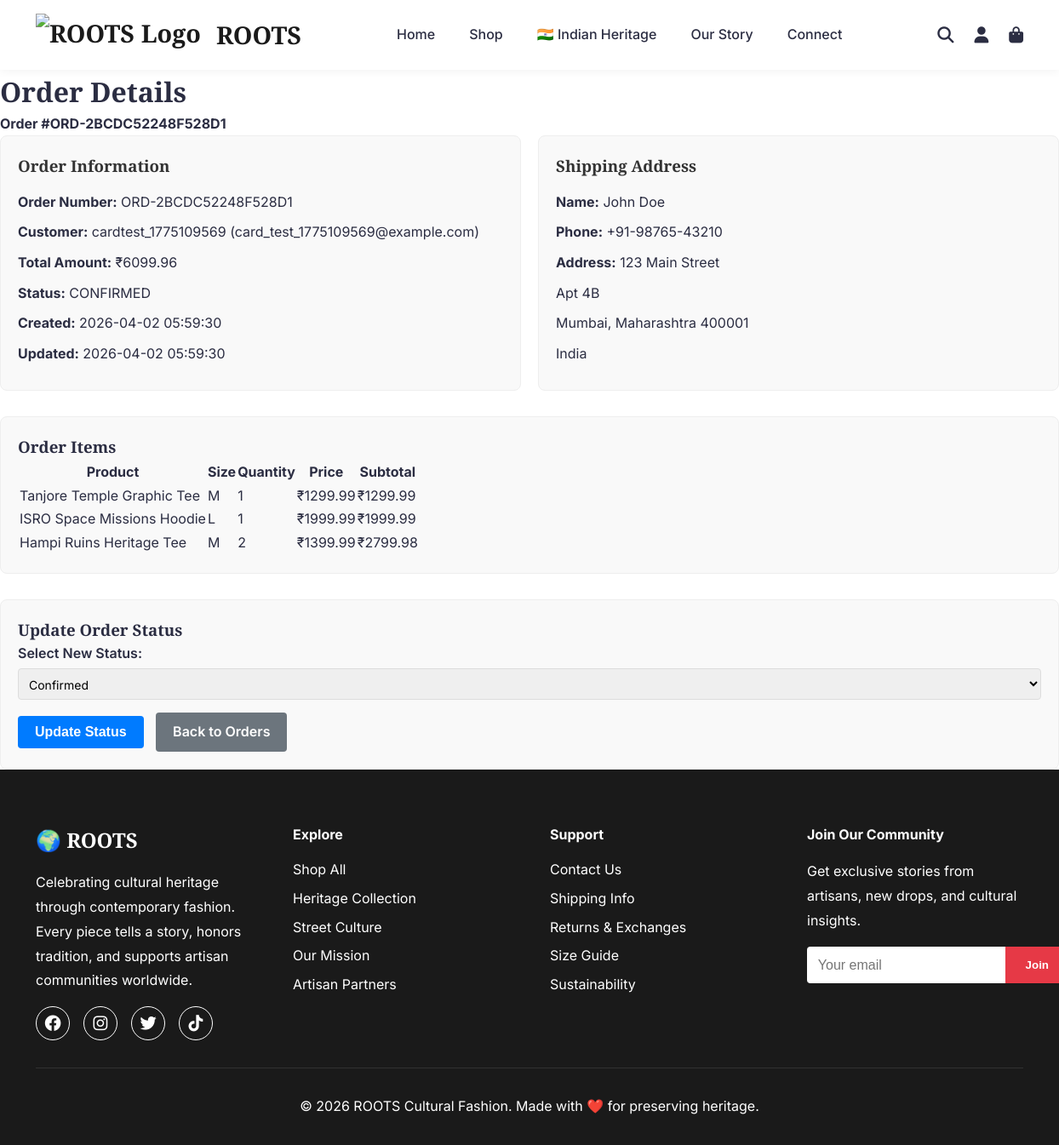
Page /admin/orders/9 (signed in) on the committed database.
### models/__init__.py (models this page shows, shortened)
class Order(db.Model):
    __tablename__ = 'orders'
    id = db.Column(db.Integer, primary_key=True)
    order_number = db.Column(db.String(50), unique=True, nullable=False, index=True)
    user_id = db.Column(db.Integer, db.ForeignKey('users.id'), nullable=False)
    status = db.Column(db.String(20), default='pending')
    subtotal_amount = db.Column(db.Float, nullable=False, default=0)
    discount_amount = db.Column(db.Float, default=0)
    coupon_code = db.Column(db.String(50))
    total_amount = db.Column(db.Float, nullable=False)
    shipping_address_id = db.Column(db.Integer, db.ForeignKey('addresses.id'))
    shipping_address = db.relationship('Address', foreign_keys=[shipping_address_id])
    created_at = db.Column(db.DateTime, default=lambda: datetime.now(timezone.utc))
    updated_at = db.Column(db.DateTime, default=lambda: datetime.now(timezone.utc),
                          onupdate=lambda: datetime.now(timezone.utc))
    items = db.relationship('OrderItem', backref='order', lazy='dynamic')

class User(db.Model):
    __tablename__ = 'users'
    id = db.Column(db.Integer, primary_key=True)
    email = db.Column(db.String(120), unique=True, nullable=False, index=True)
    username = db.Column(db.String(80), unique=True, nullable=False, index=True)
    password_hash = db.Column(db.String(255), nullable=False)
    first_name = db.Column(db.String(50))
    last_name = db.Column(db.String(50))
    phone = db.Column(db.String(20))
    is_active = db.Column(db.Boolean, default=True)
    is_verified = db.Column(db.Boolean, default=False)
    created_at = db.Column(db.DateTime, default=lambda: datetime.now(timezone.utc))
    updated_at = db.Column(db.DateTime, default=lambda: datetime.now(timezone.utc),
                          onupdate=lambda: datetime.now(timezone.utc))
    last_login = db.Column(db.DateTime)
    orders = db.relationship('Order', backref='user', lazy='dynamic')
    addresses = db.relationship('Address', backref='user', lazy='dynamic')

class Address(db.Model):
    __tablename__ = 'addresses'
    id = db.Column(db.Integer, primary_key=True)
    user_id = db.Column(db.Integer, db.ForeignKey('users.id'), nullable=False)
    full_name = db.Column(db.String(100), nullable=False)
    phone = db.Column(db.String(20), nullable=False)
    address_line1 = db.Column(db.String(200), nullable=False)
    address_line2 = db.Column(db.String(200))
    city = db.Column(db.String(100), nullable=False)
    state = db.Column(db.String(100), nullable=False)
    postal_code = db.Column(db.String(20), nullable=False)
    country = db.Column(db.String(100), nullable=False, default='India')
    is_default = db.Column(db.Boolean, default=False)
    created_at = db.Column(db.DateTime, default=lambda: datetime.now(timezone.utc))

class OrderItem(db.Model):
    __tablename__ = 'order_items'
    id = db.Column(db.Integer, primary_key=True)
    order_id = db.Column(db.Integer, db.ForeignKey('orders.id'), nullable=False)
    product_id = db.Column(db.Integer, nullable=False)
    product_name = db.Column(db.String(200), nullable=False)
    quantity = db.Column(db.Integer, nullable=False, default=1)
    price = db.Column(db.Float, nullable=False)
    size = db.Column(db.String(10))

### controllers/admin_controller.py (the view)
@admin_bp.route('/orders/<int:order_id>')
@admin_required
def order_detail(order_id):
    order = OrderRepository.find_by_id(order_id)
    if not order:
        flash('Order not found', 'danger')
        return redirect(url_for('admin.orders'))
    return render_template('admin/order_detail.html', order=order)

### app.py (called while the page is built)
@app.after_request
def add_cache_headers(response):
    if request.path.startswith('/static/'):
        response.cache_control.max_age = 2592000
        response.cache_control.public = True
    elif request.endpoint in ['home', 'shop', 'about', 'contact', 'indian_heritage', 'design_gallery']:
        response.cache_control.max_age = 3600
        response.cache_control.public = True
    return response

@app.before_request
def redirect_to_custom_domain():
    if env == 'production':
        if 'indian-heritage-fashion.onrender.com' in request.url:
            new_url = request.url.replace('indian-heritage-fashion.onrender.com', 'www.rootsfashion.in')
            return redirect(new_url, code=301)

@app.context_processor
def inject_now():
    return {'now': datetime.now(timezone.utc)}

@app.context_processor
def inject_user():
    try:
        user_info = {
            'is_authenticated': 'user_id' in session,
            'is_admin': 'admin_id' in session,
            'username': session.get('username') or session.get('admin_username'),
            'user_id': session.get('user_id'),
            'admin_id': session.get('admin_id')
        }
    except RuntimeError:
        user_info = {
            'is_authenticated': False,
            'is_admin': False,
            'username': None,
            'user_id': None,
            'admin_id': None
        }
    return {'current_user': user_info}

### repositories/__init__.py (called while the page is built)
    @staticmethod
    def find_by_id(order_id: int) -> Optional[Order]:
        return Order.query.get(order_id)

### templates/admin/order_detail.html (shortened to what this page needs)
{% extends "base.html" %}
{% block content %}
<div class="admin-container">
    <div class="admin-header">
        <h1>Order Details</h1>
        <p><strong>Order #{{ order.order_number }}</strong></p>
    </div>
    <div class="order-details-grid">
        <div class="detail-section">
            <h3>Order Information</h3>
            <p><strong>Order Number:</strong> {{ order.order_number }}</p>
            <p><strong>Customer:</strong> {{ order.user.username }} ({{ order.user.email }})</p>
            <p><strong>Total Amount:</strong> ₹{{ "%.2f"|format(order.total_amount) }}</p>
            <p><strong>Status:</strong> <span class="badge badge-{{ order.status }}">{{ order.status.upper() }}</span></p>
            <p><strong>Created:</strong> {{ order.created_at.strftime('%Y-%m-%d %H:%M:%S') }}</p>
            <p><strong>Updated:</strong> {{ order.updated_at.strftime('%Y-%m-%d %H:%M:%S') }}</p>
        </div>
        <div class="detail-section">
            <h3>Shipping Address</h3>
            {% if order.shipping_address %}
                <p><strong>Name:</strong> {{ order.shipping_address.full_name }}</p>
                <p><strong>Phone:</strong> {{ order.shipping_address.phone }}</p>
                <p><strong>Address:</strong> {{ order.shipping_address.address_line1 }}</p>
                {% if order.shipping_address.address_line2 %}
                    <p>{{ order.shipping_address.address_line2 }}</p>
                {% endif %}
                <p>{{ order.shipping_address.city }}, {{ order.shipping_address.state }} {{ order.shipping_address.postal_code }}</p>
                <p>{{ order.shipping_address.country }}</p>
            {% else %}
                <p>No shipping address found</p>
            {% endif %}
        </div>
    </div>
    <div class="order-items-section">
        <h3>Order Items</h3>
        <table class="admin-table">
            <thead>
                <tr>
                    <th>Product</th>
                    <th>Size</th>
                    <th>Quantity</th>
                    <th>Price</th>
                    <th>Subtotal</th>
                </tr>
            </thead>
            <tbody>
                {% for item in order.items %}
                    <tr>
                        <td>{{ item.product_name }}</td>
                        <td>{{ item.size }}</td>
                        <td>{{ item.quantity }}</td>
                        <td>₹{{ "%.2f"|format(item.price) }}</td>
                        <td>₹{{ "%.2f"|format(item.price * item.quantity) }}</td>
                    </tr>
                {% endfor %}
            </tbody>
        </table>
    </div>
    <div class="status-update-section">
        <h3>Update Order Status</h3>
        <form method="POST" action="{{ url_for('admin.update_order_status', order_id=order.id) }}">
            <div class="form-group">
                <label for="status">Select New Status:</label>
                <select id="status" name="status" required>
                    <option value="confirmed" {% if order.status == 'confirmed' %}selected{% endif %}>Confirmed</option>
                </select>
            </div>
            <button type="submit" class="btn btn-primary">Update Status</button>
            <a href="{{ url_for('admin.orders') }}" class="btn btn-secondary">Back to Orders</a>
        </form>
    </div>
</div>
{% endblock %}

### static/css/style.css (style rules this page uses)
* { margin: 0; padding: 0; box-sizing: border-box; }
:root { --primary-color: #1a1a1a; --secondary-color: #e63946; --accent-color: #f4a261; --text-color: #2b2d42; --light-bg: #fefae0; --white: #ffffff; --gray: #8d99ae; --border-color: #edf2f4; }
body { font-family: 'Inter', 'Segoe UI', sans-serif; line-height: 1.6; color: var(--text-color); }
h1, h2, h3 { font-family: 'Playfair Display', serif; }
.btn { display: inline-block; padding: 1rem 2.5rem; text-decoration: none; border: none; cursor: pointer; font-size: 1rem; transition: all 0.3s; font-weight: 600; border-radius: 4px; }
.btn-primary { background: var(--secondary-color); color: var(--white); }
.btn-secondary { background: var(--white); color: var(--primary-color); border: 2px solid var(--primary-color); }
.form-group { display: flex; flex-direction: column; }
.form-group label { margin-bottom: 0.5rem; font-weight: 600; }
.form-group input, .form-group textarea, .form-group select { padding: 0.8rem; border: 1px solid var(--border-color); font-size: 1rem; font-family: inherit; border-radius: 4px; }

### templates/admin/order_detail.html (style rules this page uses)
.order-details-grid { display: grid; grid-template-columns: 1fr 1fr; gap: 20px; margin-bottom: 30px; }
.detail-section { background: #f9f9f9; padding: 20px; border-radius: 8px; border: 1px solid #eee; }
.detail-section h3 { margin-top: 0; margin-bottom: 15px; color: #333; }
.detail-section p { margin: 10px 0; line-height: 1.6; }
.order-items-section { background: #f9f9f9; padding: 20px; border-radius: 8px; border: 1px solid #eee; margin-bottom: 30px; }
.status-update-section { background: #f9f9f9; padding: 20px; border-radius: 8px; border: 1px solid #eee; }
.form-group { margin-bottom: 15px; }
.form-group label { display: block; margin-bottom: 5px; font-weight: 600; }
.form-group select { width: 100%; padding: 8px; border: 1px solid #ddd; border-radius: 4px; font-size: 14px; }
.btn { padding: 10px 20px; border: none; border-radius: 4px; cursor: pointer; text-decoration: none; display: inline-block; margin-right: 10px; }
.btn-primary { background: #007bff; color: white; }
.btn-secondary { background: #6c757d; color: white; }

### rows in the picture
Order: order_number "ORD-2BCDC52248F528D1", total_amount "6099.96", status "CONFIRMED", created_at "2026-04-02 05:59:30", updated_at "2026-04-02 05:59:30", status "Confirmed"
User: user.username "cardtest_1775109569", user.email "card_test_1775109569@example.com"
Address: shipping_address.full_name "John Doe", shipping_address.phone "+91-98765-43210", shipping_address.address_line1 "123 Main Street", shipping_address.address_line2 "Apt 4B", shipping_address.city "Mumbai", shipping_address.state "Maharashtra", shipping_address.postal_code "400001", shipping_address.country "India"
OrderItem: product_name "Tanjore Temple Graphic Tee", size "M", quantity "1", price "1299.99", item.price*item.quantity "1299.99"
OrderItem: product_name "ISRO Space Missions Hoodie", size "L", quantity "1", price "1999.99", item.price*item.quantity "1999.99"
OrderItem: product_name "Hampi Ruins Heritage Tee", size "M", quantity "2", price "1399.99", item.price*item.quantity "2799.98"
